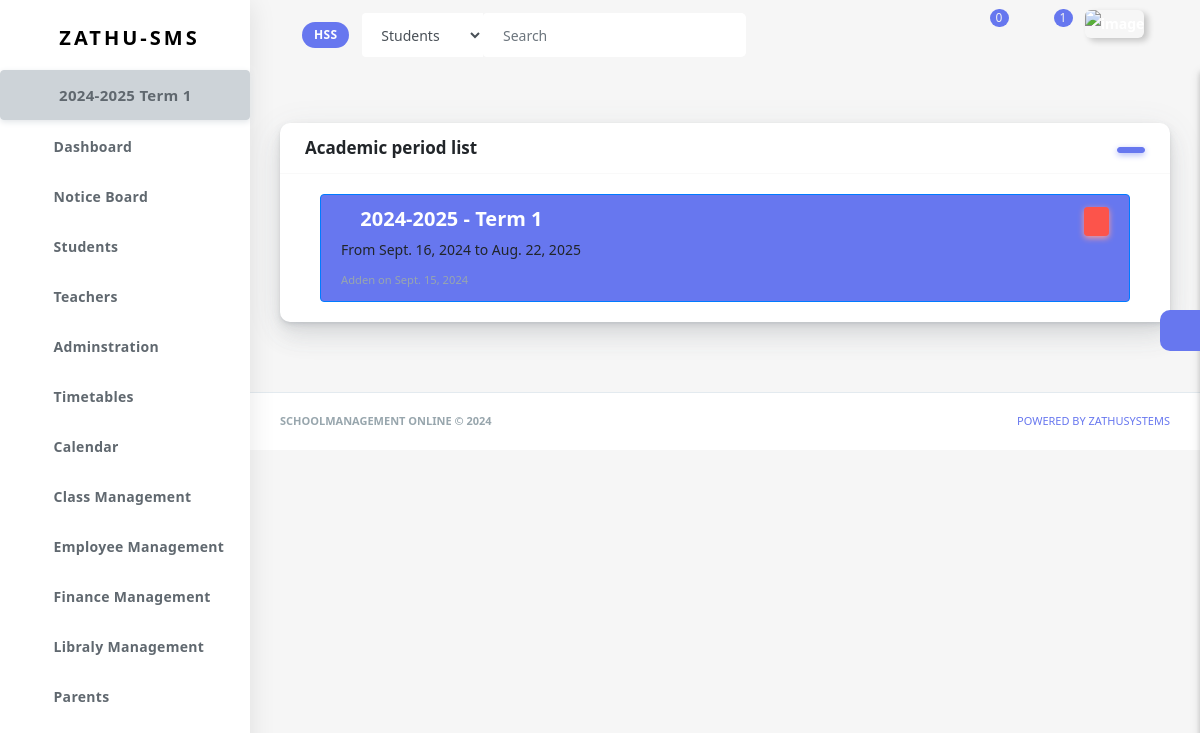
Screenshot of /school-calendar/calendar-list-40b1d377-6656-44b4-9429-142e877d579a/ (signed in) with the database file from the repository.
### schooladminstration/models.py (models this page shows)
class Institution(models.Model):
    institution_name=models.CharField(max_length=50)
    id=models.CharField(primary_key=True, max_length=100, blank=True, unique=True, default=uuid.uuid4)
    user=models.ForeignKey(get_user_model(), on_delete=models.CASCADE, related_name='institution', blank=True, null=True, default=None)
    name_of_head=models.CharField(max_length=50, null=True, blank=True, default=None)
    name_of_principal=models.CharField(max_length=50, null=True, blank=True, default=None)
    name_of_registrar=models.CharField(max_length=50, null=True, blank=True, default=None)
    phone=models.CharField(max_length=50, null=True, blank=True)
    country=models.CharField(max_length=50, null=True, blank=True)
    city=models.CharField(max_length=50, null=True, blank=True)
    tried_subscription=models.BooleanField(default=False)
    created_at = models.DateTimeField(default=timezone.now, null=True, blank=True)
    edu=(
        ('primary education', 'Primary Education'),
        ('secondary education', 'Secondary Education'),
        ('tertialy education', 'Tertiary Education'),
    )
    edu_offer=models.CharField(max_length=20, choices=edu)
    def __str__(self):
        return self.institution_name

### school_calendar/models.py (models this page shows)
class AcademicYear(models.Model):
    institution=models.ForeignKey(Institution, on_delete=models.CASCADE, related_name='academic_year')
    year=models.CharField(max_length=9, help_text='e.g 2024-2025')
    start_date=models.DateField(help_text='starting date of this academic year')
    end_date=models.DateField(help_text='ending date of this academic year')
    date=models.DateField(auto_now_add=True)
    closed=models.BooleanField(default=False)
    def __str__(self):
        return f'{self.year}'

class Term(models.Model):
    institution=models.ForeignKey(Institution, on_delete=models.CASCADE, related_name='terms')
    academic_year=models.ForeignKey(AcademicYear, on_delete=models.CASCADE, related_name='terms')
    title=models.CharField(max_length=50, help_text='e.g Term 1/Semister 2')
    start_date=models.DateField(help_text='starting date of this term/semister')
    end_date=models.DateField(help_text='ending date of this Term/Semister')
    date=models.DateField(auto_now_add=True)
    closed=models.BooleanField(default=False)
    def __str__(self):
        return f'{self.title}'

### school_calendar/views.py (the view, shortened to what this page needs)
# urls.py: path('calendar-list-<uuid:school_id>/', academic_calendar, name='calendar_list'),
def academic_calendar(request, school_id):
    if is_approved_account(request)==False: return redirect('main:un_approved', school_id)
    institution=get_institution(request, school_id)
    academic_form = AcademicYearForm()
    last_calendar=AcademicYear.objects.filter(institution=institution).last()
    showform=False
    if last_calendar is not None:
        if last_calendar.closed: showform=True
    else: showform=True
    academic_years = AcademicYear.objects.filter(institution=institution).order_by('date')
    cont={
        'academic_form': academic_form,
        'academic_years':academic_years,
        'showform':showform,
        'school_id':school_id,
        'institution':institution
        }
    return render(request, 'templates/school_calendar/calendar.html', cont)

### school_calendar/forms.py
class AcademicYearForm(forms.ModelForm):
    start_date = forms.DateField(widget=forms.TextInput(attrs={
                'class':'form-control',
                'type':'date'
            }))
    end_date = forms.DateField(widget=forms.TextInput(attrs={
                'class':'form-control',
                'type':'date'
            }))
    class Meta:
        model = AcademicYear
        fields = ['year', 'start_date', 'end_date']
    def __init__(self, *args, **kwargs):
        super(AcademicYearForm, self).__init__(*args, **kwargs)
        self.fields['year'].widget.attrs.update({'class':'form-control'})

### chatapp/context_processors.py (called while the page is built)
def chat_global_data(request):
    chats=None
    if request.user.is_authenticated:
        chats=Chat.objects.filter(users=(request.user)).order_by('-udated_at')
        counter_chats=Chat.objects.filter(users=(request.user)).order_by('-udated_at')[:6]
        counter=0
        for chat in counter_chats:
            messages=chat.chat_messages.filter(receiver=request.user, seen=False)
            if messages:
                counter+=1
                continue
        return {'counter_chats':counter_chats, 'chats': chats, 'counter':counter}
    return {'mkkk': chats}

### chatapp/models.py (called while the page is built)
    def unseen_msgs(self):
        msgs=self.chat_messages.filter(seen=False)
        if msgs:
            return msgs.last()
        return None

### landing_page/context_processors.py (called while the page is built)
def global_data(request):
    ins=SystemFeature.objects.all()[0:5]
    return {'featuress': ins, }

### main/templatetags/custom_filter.py (called while the page is built)
@register.filter
def first_letters(value):
    value = str(value)
    return ''.join([word[0] for word in value.split() if word]).upper()

### main/templatetags/timeago_filters.py (called while the page is built)
@register.filter
def timeago(value):
    if not isinstance(value, datetime.datetime):
        return value
    now_time = now()
    delta = now_time - value
    seconds = delta.total_seconds()
    minutes = seconds / 60
    hours = minutes / 60
    days = hours / 24
    weeks = days / 7
    months = days / 30
    years = days / 365
    if seconds < 60:
        return f"{int(seconds)}s"
    elif minutes < 60:
        return f"{int(minutes)}m"
    elif hours < 24:
        return f"{int(hours)}h"
    elif days < 7:
        return f"{int(days)}d"
    elif weeks < 4:
        return f"{int(weeks)}w"
    elif months < 12:
        return f"{int(months)}mo"
    else:
        return f"{int(years)}y"

### main/utils.py (called while the page is built)
def get_institution(request, school_id):
    istitution=get_object_or_404(Institution, id=school_id)
    return istitution

### templates/templates/school_calendar/calendar.html (shortened to what this page needs)
{% extends 'templates/main/base.html' %}
{% block content %}
<section class="section">
<div class="section-body">
<div class="row">
    <div class="col-12">
      <div class="card">
        <div class="card-header">
            <h4 class="d-inline">Academic period list</h4>
            <div class="card-header-action">
              <button id="show_modal" type="button" class="btn btn-primary" data-toggle="modal" data-target="#exampleModal">
              </button>
            </div>
        </div>
        <div class="card-body">
            <div class="container">
            {% for calendar in academic_years %}
                <div class="list-group">
                  <a href="{% url 'school_calendar:calendar_detail' calendar.id school_id %}" class="list-group-item list-group-item-action flex-column align-items-start {% if calendar.closed %}{% else%}active{% endif %}">
                    <div class="d-flex w-100 justify-content-between">
                     <h5 class="mb-1"><i class="fas fa-calendar"></i> {{calendar.year}} - Term {{calendar.terms.count}}</h5>
                     <strong><small class="">
                        <form action="" method="post">
                            {% if calendar.closed %}
                            {% else %}
                              <button type="submit" name="close" class="btn btn-sm btn-danger"><i class="fas fa-times-circle"></i></button>
                            {% endif %}
                        </form>
                    </small></strong>
                    </div>
                    <p class="mb-1">From {{calendar.start_date}} to {{calendar.end_date}}</p>
                    <small class="text-muted">Adden on {{calendar.date}}</small>
                  </a>
                </div>
            {% endfor %}
            </div>
        </div>
      </div>
    </div>
  </div>
</div>
</section>
{% endblock %}

### templates/templates/main/header.html (shortened to what this page needs)
{% load static %}
{% load timeago_filters %}
{% load custom_filter %}
   <div class="navbar-bg"></div>
      <nav class="navbar navbar-expand-lg main-navbar sticky">
        <div class="form-inline mr-auto">
          <ul class="navbar-nav mr-3">
            <li><a href="#" data-toggle="sidebar" class="nav-link nav-link-lg
									collapse-btn"> </a></li>
            <li><a href="{% url 'accounts:school_p' %}" class="nav-link nav-link-lg">
                <span class="badge badge-primary"><span class="text-white">{{institution|first_letters}}</span> </span>
              </a></li>
            <li>
              <form class="form-inline mr-auto" action="{% url 'search:search' school_id %}">
                <div class="search-element">
                  <select class="form-control" name="category" id="">
                    <option value="students">Students</option>
                  </select>
                  <input class="form-control" type="search" {% if q %} value="{{q}}" {% endif %} name="q" placeholder="Search" aria-label="Search" data-width="200">
                  <button class="btn" type="submit">
                    <i class="fas fa-search"></i>
                  </button>
                </div>
              </form>
            </li>
          </ul>
        </div>
        <ul class="navbar-nav navbar-right">
          <li class="dropdown dropdown-list-toggle"><a href="#" data-toggle="dropdown"
              class="nav-link nav-link-lg message-toggle">
              <span class="badge headerBadge1">
                {{counter}} </span> </a>
          </li>
          <li class="dropdown dropdown-list-toggle">
            <a href="#" data-toggle="dropdown"
              class="nav-link nav-link-lg notification-toggle message-toggle">
              <i data-feather="bell" class="bell"></i>
              <span class="badge headerBadge1">
                {{n_counter}}
              </span>
            </a>
          </li>
          <li class="dropdown"><a href="#" data-toggle="dropdown"
              class="nav-link dropdown-toggle nav-link-lg nav-link-user"> <img alt="image" src="{% static 'assets/img/user.png' %}"
                class="user-img-radious-style"> </a>
          </li>
          <li class="dropdown">
            <a href="#" data-toggle="dropdown"
            class="nav-link dropdown-toggle nav-link-lg nav-link-user">
          </a>
        </li>
        </ul>
      </nav>

### templates/templates/main/sidebar.html (shortened to what this page needs)
{% load static %}
<div class="main-sidebar sidebar-style-2">
        <aside id="sidebar-wrapper">
          <div class="sidebar-brand">
            <a href=""> <img alt="" src="{% static 'assets/img/logo.png' %}" class="header-logo" /> <span
                class="logo-name">Zathu-SMS</span>
            </a>
          </div>
          <ul class="sidebar-menu">
            <li class="dropdown">
              <a href="{% url 'school_calendar:calendar_list' school_id %}" style="font-size: 15px; font-weight: 70px;" class="btn btn-secondary"> {{institution.academic_year.last}} {{institution.academic_year.last.terms.last|title}} </a>
            </li>
            <li class="dropdown">
              <a href="{% url 'main:dashboard' school_id %}" class="nav-link"><span>Dashboard</span></a>
            </li>
            <li class="dropdown">
              <a href="{% url 'main:notice_board' school_id %}" class="nav-link"><span>Notice Board</span></a>
            </li>
            <li class="dropdown">
              <a href="{% url 'student:students' school_id %}" class="nav-link"><span>Students</span></a>
            </li>
            <li class="dropdown">
              <a href="{% url 'teacher:teachers' school_id %}" class="nav-link"><span>Teachers</span></a>
            </li>
            <li class="dropdown">
              <a href="#" class="menu-toggle nav-link has-dropdown"><span>Adminstration</span></a>
            </li>
            <li class="dropdown">
              <a href="#" class="menu-toggle nav-link has-dropdown"><span>Timetables</span></a>
            </li>
            <li class="dropdown">
              <a href="#" class="menu-toggle nav-link has-dropdown"><span>Calendar</span></a>
            </li>
            <li class="dropdown">
              <a href="#" class="menu-toggle nav-link has-dropdown"><span>Class Management</span></a>
            </li>
            <li class="dropdown">
              <a href="#" class="menu-toggle nav-link has-dropdown"><span>Employee Management</span></a>
            </li>
            <li class="dropdown">
              <a href="#" class="menu-toggle nav-link has-dropdown"><span>Finance Management</span></a>
            </li>
            <li class="dropdown">
              <a href="#" class="menu-toggle nav-link has-dropdown"><span>Libraly Management</span></a>
            </li>
            <li class="dropdown">
              <a href="{% url 'school_admin:parents' school_id %}" class="nav-link"><span>Parents</span></a>
            </li>
           <br><br><br>
          </ul>
        </aside>
      </div>

### rows the page displays
Institution: institution_name "HSS", academic_year.last "2024-2025", academic_year.last.terms.last "Term 1"
AcademicYear: year "2024-2025", terms.count "1", start_date "Sept. 16, 2024", end_date "Aug. 22, 2025", date "Sept. 15, 2024"

### other values shown
{{ counter }} "0"
{{ n_counter }} "1"
